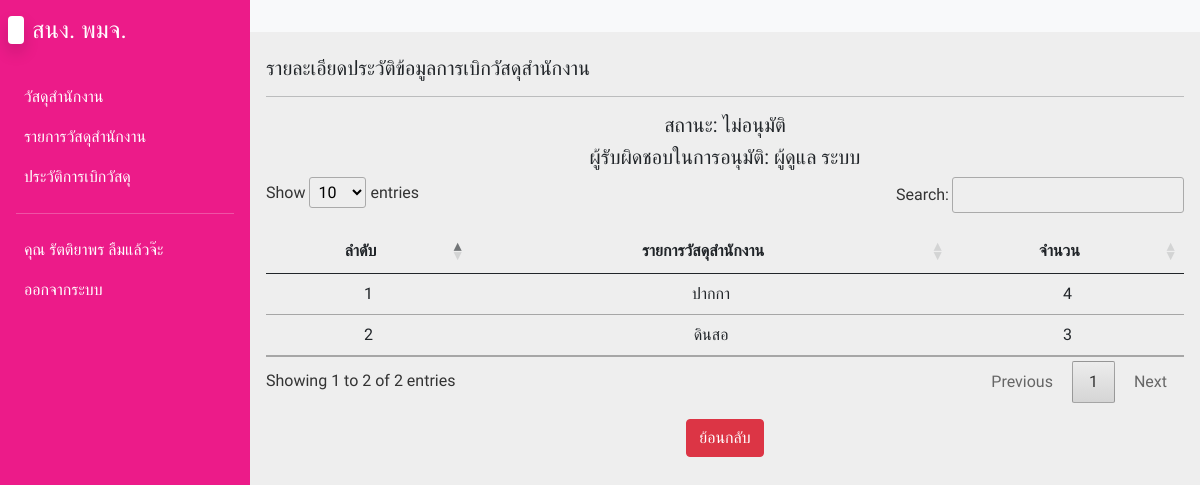
Page /history_detail.php?id=1 (signed in) on the earlier database version.
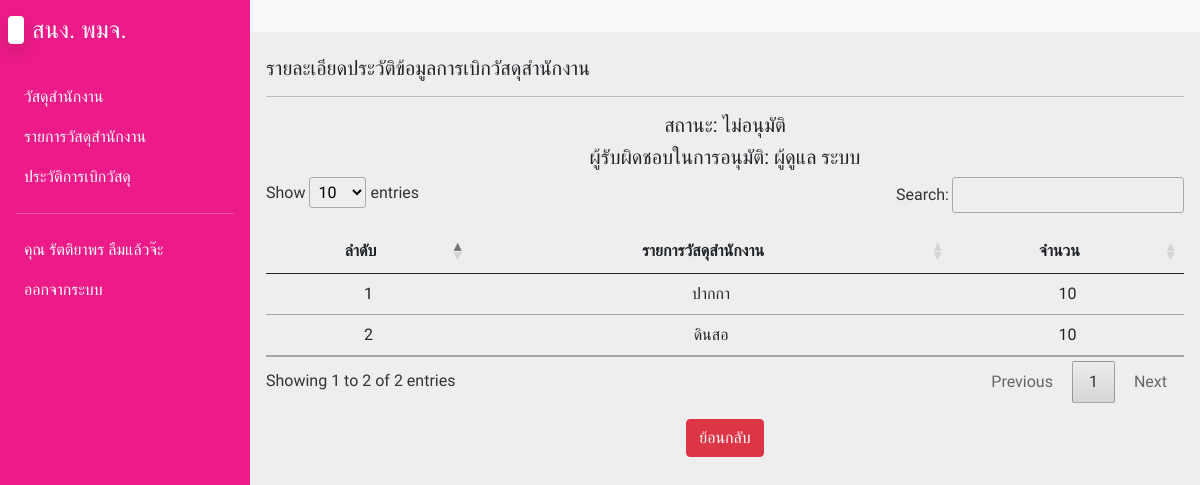
Same page on the later database version.
### tables this page shows
CREATE TABLE `transfer_detail` (
  `tdel_id` int(11) NOT NULL,
  `t_id` int(11) NOT NULL,
  `office_id` int(11) NOT NULL,
  `tdel_qty` int(11) NOT NULL
);

CREATE TABLE `offices` (
  `office_id` int(11) NOT NULL,
  `office_name` varchar(255) NOT NULL,
  `office_qty` int(11) NOT NULL
);

### history_detail.php (the view, shortened to what this page needs)
<?php
include('config/db.php');
?>
<!DOCTYPE html>
<html lang="en">
<head>
  <link rel="stylesheet" href="css/bootstrap.min.css">
  <link rel="stylesheet" href="css/fonts.css">
  <link rel="stylesheet" href="css/styles.css">
  <link rel="stylesheet" href="css/jquery.dataTables.min.css">
  <link rel="stylesheet" href="css/all.min.css">
  <link rel="stylesheet" href="css/fontawesome.min.css">
</head>
<body>
  <div class="main-container d-flex">
    <div class="sidebar" id="side_nav">
      <div class="header-box px-2 pt-3 pb-4 d-flex justify-content-between">
        <h1 class="fs-4"><span class="bg-white text-dark rounded shadow px-2 me-2"></span><span class="text-white">สนง. พมจ.</span></h1>
      </div>
      <?php include('includes/menuSidebar.inc.php'); ?>
    </div>
    <div class="content">
      <nav class="navbar navbar-expand-md navbar-light bg-light">
        <div class="container-fluid">
          <div class="collapse navbar-collapse justify-content-end" id="navbarSupportedContent">
            <ul class="navbar-nav mb-2 mb-lg-0">
              <li class="nav-item">
                <a class="nav-link active" aria-current="page" href="#"></a>
              </li>
            </ul>
          </div>
        </div>
      </nav>
    <div class="dashboard-content px-3 pt-4">
      <h2 class="fs-5"> รายละเอียดประวัติข้อมูลการเบิกวัสดุสำนักงาน</h2>
      <hr>
      <?php
      $ids = $_GET['id'];
      $status_sql = "SELECT * FROM `transfer` INNER JOIN status ON transfer.stat_id = status.stat_id LEFT JOIN employees ON status.emp_id = employees.emp_id WHERE t_id = $ids";
      $status_query = mysqli_query($conn, $status_sql);
      $status_row = mysqli_fetch_array($status_query);
      ?>
      <h2 class="fs-5 text-center">สถานะ:
        <?php
        if($status_row['stat_status'] == 1) {
          echo 'รอการอนุมัติ';
        } else if($status_row['stat_status'] == 2) {
          echo 'อนุมัติ';
        } else {
          echo 'ไม่อนุมัติ';
        }
        ?>
      </h2>
      <h2 class="fs-5 text-center">
      <?php
        if($status_row['emp_id'] == 0) {
          echo 'ผู้รับผิดชอบในการอนุมัติ: ยังไม่ได้ระบุ';
        } else {
          echo 'ผู้รับผิดชอบในการอนุมัติ: ' . $status_row['emp_fname'] . ' ' . $status_row['emp_lname'];
        }
      ?>
      </h2>
     <table class="table" id="myTable">
      <thead>
        <th class="text-center">ลำดับ</th>
        <th class="text-center">รายการวัสดุสำนักงาน</th>
        <th class="text-center">จำนวน</th>
      </thead>
      <tbody>
          <?php
        if(isset($_GET['id'])) {
          $id = $_GET['id'];
          $sql = "SELECT * FROM transfer_detail INNER JOIN offices ON transfer_detail.office_id = offices.office_id WHERE t_id = $id";
          $query = mysqli_query($conn, $sql);
          $i = 0;
          while($row = mysqli_fetch_array($query)) {
            $i++;
        ?>
        <tr>
          <td class="text-center"><?= $i; ?></td>
          <td class="text-center"><?= $row['office_name']; ?></td>
          <td class="text-center"><?= $row['tdel_qty']; ?></td>
        </tr>
        <?php  }
        } ?>
      </tbody>
     </table>
     <div class="container">
      <div class="text-center mt-3">
        <a href="history.php" class="btn btn-danger">ย้อนกลับ</a>
      </div>
     </div>
    </div>
    <br><br><br>
  </div>
</body>
</html>

Differences in the rows shown:
changed transfer_detail "ปากกา": tdel_qty "4" → "10"
changed transfer_detail "ดินสอ": tdel_qty "3" → "10"
